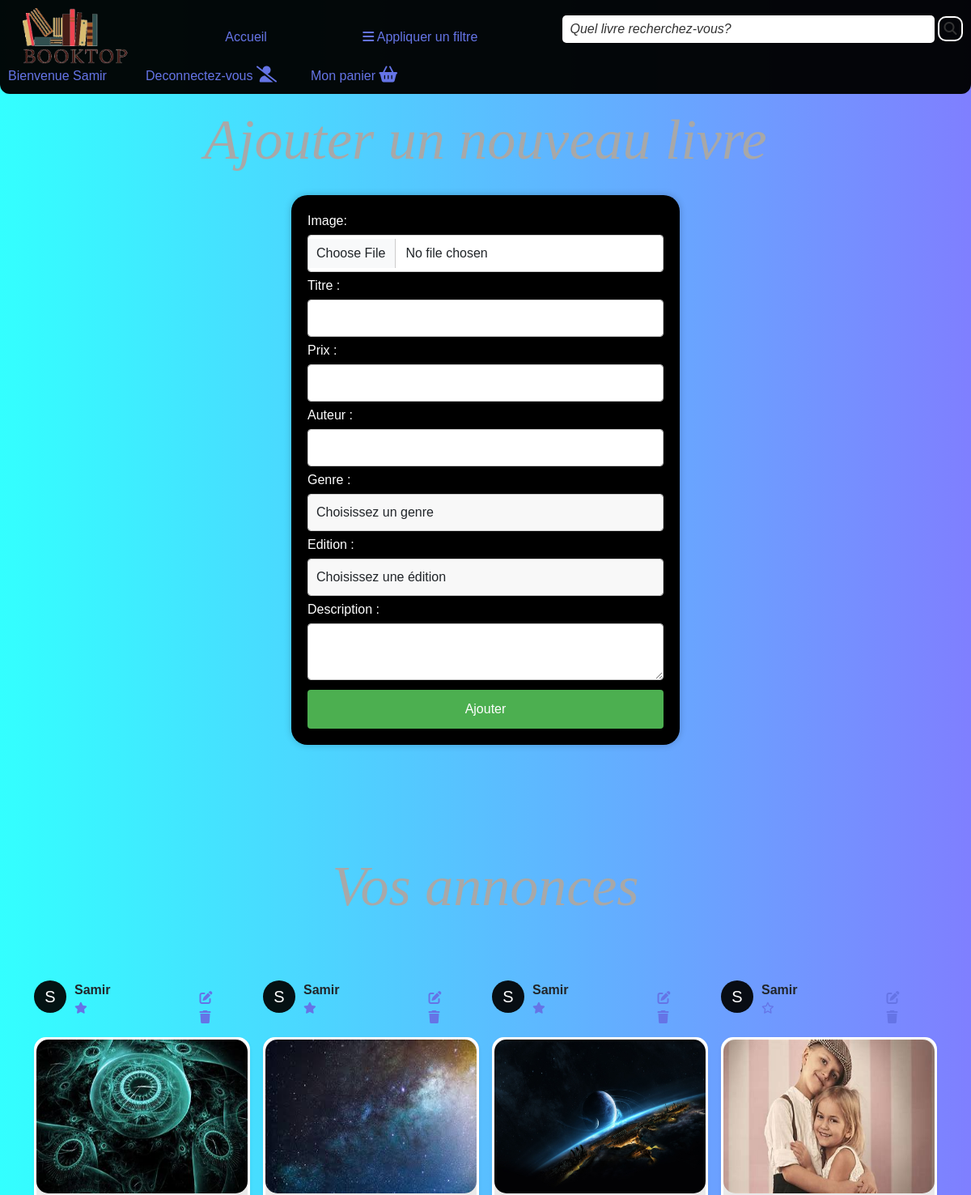
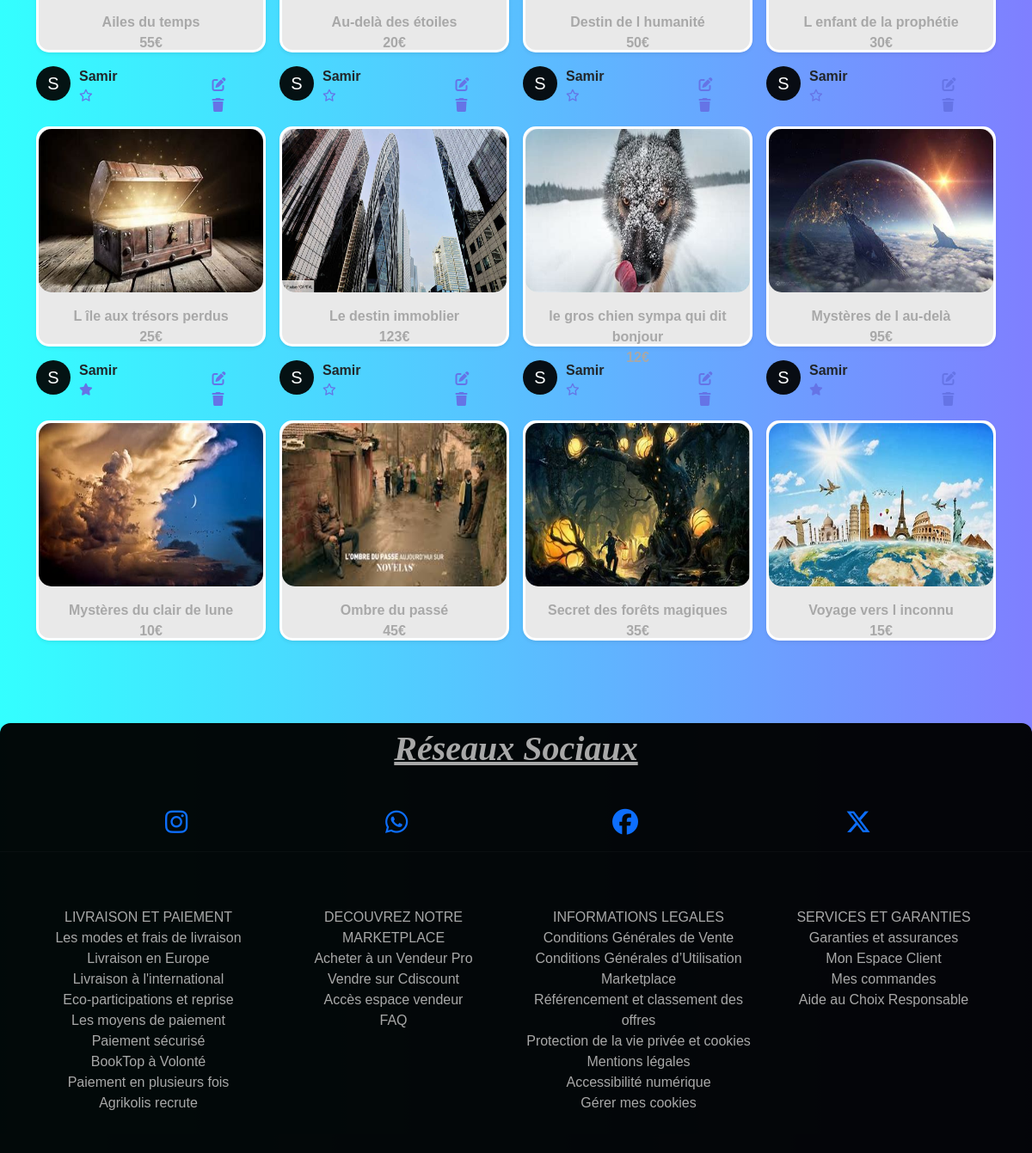
Page /php/annonce.php (signed in) on the committed database (2 pictures, top to bottom).
### tables this page shows
CREATE TABLE IF NOT EXISTS `livre` (
  `id_livre` int NOT NULL AUTO_INCREMENT,
  `titre` varchar(50) NOT NULL,
  `prix` float NOT NULL,
  `auteur` varchar(50) NOT NULL,
  `id_genre` int NOT NULL,
  `id_edition` int NOT NULL,
  `description` varchar(10000) NOT NULL,
  `id_client` int DEFAULT NULL,
  PRIMARY KEY (`id_livre`),
  KEY `livre_genre_FK` (`id_genre`),
  KEY `livre_edition0_FK` (`id_edition`)
);

CREATE TABLE IF NOT EXISTS `client` (
  `id_client` int NOT NULL AUTO_INCREMENT,
  `nom` varchar(50) NOT NULL,
  `prenom` varchar(50) NOT NULL,
  `email` varchar(50) NOT NULL,
  `tel` varchar(50) NOT NULL,
  `mdp` varchar(32) NOT NULL,
  `pays` varchar(255) NOT NULL,
  PRIMARY KEY (`id_client`)
);

### php/annonce.php (the view, shortened to what this page needs)
<?php
require_once("header.php");
include "connect.php";
?>
<!DOCTYPE html>
<html lang="fr">
<head>
    <link rel="stylesheet" href="../css/style.css">
</head>
<body><br><br><br><br><br>
        <?php
    if (isset($_GET["identification"])) {
        echo '<p style=" font-size: 70px; text-align: center; font-family: cursive; font-style: italic;">Modifier votre livre </p>';
    } else {
        ?>
        <p style=" font-size: 70px; text-align: center; font-family: cursive; font-style: italic;">Ajouter un nouveau livre </p>
    <?php
    }
    ?>
    <div class="contenant">
        <form method="post" enctype="multipart/form-data">
            <div class="form-group">
                <?php
                if (isset($_GET['identification'])) {
                    echo " <label for='image'>Image actuelle :</label>";
                    $titre = mysqli_real_escape_string($id, $ligne["titre"]);
                    $imagePath = "../img/";
                    $imagePath .= (file_exists($imagePath . $titre . '.png')) ? $titre . '.png' : ((file_exists($imagePath . $titre . '.jpeg')) ? $titre . '.jpeg' : $titre . '.jpg');
                    if (file_exists($imagePath)) {
                        echo "<img src='$imagePath' alt='Image du livre' style='max-width: 200px;'>";
                        echo '<input type="file" class="form-control" id="image" name="image">';
                    } else {
                        echo "<p>Aucune image trouvée.</p>";
                        echo '<input type="file" class="form-control" id="image" name="image">';
                    }
                } else {
                    echo " <label for='image'>Image:</label>";
                    echo '<input type="file" class="form-control" id="image" name="image" required>';
                }
                ?>
            </div>
            <div class="form-group">
                <label for="titre">Titre :</label>
                <input type="text" class="form-control" id="titre" name="titre" value="<?php if (isset($_GET['identification'])) {
                                                                                            echo $ligne["titre"];
                                                                                        } ?> " required>
            </div>
            <div class="form-group">
                <label for="prix">Prix :</label>
                <input type="number" min="1" class="form-control" id="prix" name="prix" value="<?php echo isset($_GET['identification']) ? $ligne["prix"] : ''; ?>" required>
            </div>
            <div class="form-group">
                <label for="auteur">Auteur :</label>
                <input type="text" class="form-control" id="auteur" name="auteur" value="<?php if (isset($_GET['identification'])) {
                                                                                                echo $ligne["auteur"];
                                                                                            } ?> " required>
            </div>
            <div class="form-group">
                <label for="genre">Genre :</label>
                <select class="form-control" id="genre" name="genre">
                    <?php
                    if (isset($_GET['identification'])) {
                        echo '<option selected>' . $ligne["type"] . '</option>';
                    } else {
                    ?>
                        <option disabled selected>Choisissez un genre</option>
                    <?php
                    }
                    ?>
                </select>
            </div>
            <div class="form-group">
                <label for="edition">Edition :</label>
                <select class="form-control" id="edition" name="edition">
                    <?php
                    if (isset($_GET['identification'])) {
                        echo '<option selected >' . $ligne["Nom"] . '</option>';
                    } else {
                    ?>
                        <option disabled selected>Choisissez une édition</option>
                    <?php
                    }
                    ?>
                </select>
            </div>
            <div class="form-group">
                <label for="description">Description :</label>
                <textarea class="form-control" id="description" name="description" required> <?php if (isset($_GET['identification'])) {
                                                                                                } ?></textarea>
            </div>
            <button type="submit" class="btn btn-primary" name="bouton"><?php echo isset($_GET["identification"]) ? 'Modifier' : 'Ajouter'; ?> </button>
        </form>
    </div>
</body>
</html>
<?php
require_once("index.php");
require_once("footer.php");
?>

### php/index.php (shortened to what this page needs)
<?php
require_once("header.php");
include "connect.php";
if (basename($_SERVER['PHP_SELF']) == 'article.php') {
    if (isset($_GET["identification"])) {
        $identification = $_GET["identification"];
        $requette = "SELECT livre.*, client.* FROM livre JOIN client ON livre.id_client = client.id_client WHERE id_livre != $identification ORDER BY titre";
    }
}
else {
    if (basename($_SERVER['PHP_SELF']) == 'livreFavorie.php') {
        $requette = "SELECT livre.*, client.*, COUNT(favoris.id_favori) AS total_favoris FROM livre JOIN client ON livre.id_client = client.id_client LEFT JOIN favoris ON livre.id_livre = favoris.id_livre GROUP BY livre.id_livre ORDER BY total_favoris DESC";
    } elseif (basename($_SERVER['PHP_SELF']) == 'annonce.php') {
        $requette = "SELECT livre.*, client.* FROM livre JOIN client ON livre.id_client = client.id_client WHERE livre.id_client= {$_SESSION["id_client"]} ORDER BY titre";
    } elseif (basename($_SERVER['PHP_SELF']) == 'categorie.php') {
        $requette = "SELECT livre.*,client.*, genre.type AS genre, edition.Nom AS edition FROM livre JOIN genre ON livre.id_genre = genre.id_genre JOIN edition ON livre.id_edition = edition.id_edition JOIN client ON livre.id_client = client.id_client where genre.type='$genre';";
    } elseif (basename($_SERVER['PHP_SELF']) == 'recherche.php') {
        $requette = "SELECT livre.*, client.* FROM livre JOIN client ON livre.id_client = client.id_client where titre like '%$recherche%'";
    }
    elseif (basename($_SERVER['PHP_SELF']) !== 'livreFavorie.php') {
        $requette = "SELECT livre.*, client.* FROM livre JOIN client ON livre.id_client = client.id_client ORDER BY livre.titre";
    }
}
$execute = mysqli_query($id, $requette);
?>
<!DOCTYPE html>
<html lang="fr">
<head>
    <link href="https://cdn.jsdelivr.net/npm/bootstrap@5.3.2/dist/css/bootstrap.min.css" rel="stylesheet">
    <link rel="stylesheet" href="../css/style.css">
</head>
<body><br><br><br>
    <main>
        <div class="titre">
            <?php
            if (basename($_SERVER['PHP_SELF']) == 'index.php') {
                echo " <p><span class='livre'>Les livres disponibles</span></p>";
            } elseif (basename($_SERVER['PHP_SELF']) == 'livreFavorie.php') {
                echo " <p><span class='livre'>Les livres les plus aimés </span></p>";
            } elseif (basename($_SERVER['PHP_SELF']) == 'annonce.php') {
                echo " <p><span class='livre'>Vos annonces</span></p>";
            } elseif (basename($_SERVER['PHP_SELF']) == 'categorie.php') {
                if (mysqli_num_rows($execute) === 0) {
                    echo "<p><span class='livre' style='margin-left: 250px;'>Aucun livre du genre" . " " . $genre . "</span></p>";
                } else {
                    echo "<p><span class='livre' style='margin-left: 250px;'>Les livres du genre" . " " . $genre . "</span></p>";
                }
            } elseif (basename($_SERVER['PHP_SELF']) == 'recherche.php') {
                if (mysqli_num_rows($execute) === 0) {
                    echo "<p><span class='livre'>Aucun livre ne comporte '" . $_POST["recherche"] . "'</span></p>";
                } else {
                    echo "<p><span class='livre'>Les livres comportant'" . $_POST["recherche"] . "'sont</span></p>";
                }
            } elseif (basename($_SERVER['PHP_SELF']) !== 'index.php') {
                echo " <p><span class='livre'>Autres livres disponibles </span></p>";
            }
            ?>
        </div>
        <div class="album py-5 ">
            <div class="container">
                <div class="row row-cols-1 row-cols-sm-2 row-cols-md-4 g-3">
                    <?php
                    $counter = 0;
                    if (isset($_SESSION['id_client'])) {
                        $id_client = $_SESSION['id_client'];
                    }
                    else {
                        $id_client = 0;
                    }
                    $requette3 = "select * from favoris where id_client='$id_client'";
                    $execute3 = mysqli_query($id, $requette3);
                    while ($ligne = mysqli_fetch_assoc($execute)) {
                        $counter++;
                        $is_favorite = false;
                        mysqli_data_seek($execute3, 0);
                        while ($favori = mysqli_fetch_assoc($execute3)) {
                            if ($favori["id_livre"] == $ligne["id_livre"]) {
                                $is_favorite = true;
                                break;
                            }
                        }
                    ?>
                        <div class="col">
                            <div class="annonces">
                                <form action="" method="post">
                                    <button value="<?= $ligne['id_livre'] ?>" name="inform" class="inform">
                                        <div class="icon"><?= strtoupper(substr($ligne["prenom"], 0, 1)) ?></div>
                                    </button>
                                </form>
                                <div class="info">
                                    <div class="name"><?= $ligne["prenom"] ?></div>
                                    <div class="rating" id="starIconContainer<?= $counter ?>">
                                        <a href="favoris.php?identification=<?= $ligne["id_livre"] ?>" class="favoris-link">
                                            <?php
                                            if ($is_favorite) {
                                                echo '<i class="fa-solid fa-star" id="starIcon' . $counter . '"></i>';
                                            }
                                            else {
                                                echo '<i class="fa-regular fa-star" id="starIcon' . $counter . '"></i>';
                                            }
                                            ?>
                                        </a>
                                    </div>
                                </div>
                                <?php
                                if (isset($_SESSION["id_client"])) {
                                    if ($_SESSION["id_client"] == $ligne["id_client"]) {
                                ?>
                                        <div style="margin-left:110px;margin-top: 10px;">
                                            <a href="annonce.php?identification=<?= $ligne['id_livre'] ?>"><i class="fa-solid fa-pen-to-square"></i></a>
                                            <a href="?supIdentification=<?= $ligne['id_livre'] ?>&identification=<?= $ligne['id_livre'] ?>"><i class="fa-solid fa-trash"></i></a>
                                        </div>
                                <?php
                                    }
                                }
                                ?>
                            </div>
                            <div class="card shadow-sm">
                                <div style="margin:auto;height: 250px;">
                                    <a href="article.php?identification=<?= $ligne["id_livre"] ?><?php if (isset($_GET['identifiant'])) {
                                                                                                    } ?>">
                                        <img src="../img/<?php echo (file_exists('../img/' . trim($ligne['titre']) . '.png')) ? trim($ligne['titre']) . '.png' : (file_exists('../img/' . trim($ligne['titre']) . '.jpeg') ? trim($ligne['titre']) . '.jpeg' : trim($ligne['titre']) . '.jpg') ?>" class="d-block w-100 img" alt="First Slide">
                                        <div class="card-body ">
                                            <p class="card-text " style="text-align: center;"><b><?= $ligne['titre'] ?><br><?= $ligne['prix'] ?>€</b></p>
                                        </div>
                                    </a>
                                </div>
                            </div>
                        </div>
                    <?php
                    }
                    ?>
                </div>
            </div>
        </div>
    </main><br><br>
    <?php
    require_once("footer.php");
    ?>
</body>
</html>

### rows in the picture
livre: $ligne['id_livre'] 12 (drawn), id_client.prenom "S", id_client.prenom "Samir", titre (picture), titre "Ailes du temps", prix "55"
livre: $ligne['id_livre'] 5 (drawn), id_client.prenom "S", id_client.prenom "Samir", titre (picture), titre "Au-delà des étoiles", prix "20"
livre: $ligne['id_livre'] 11 (drawn), id_client.prenom "S", id_client.prenom "Samir", titre (picture), titre "Destin de l humanité", prix "50"
livre: $ligne['id_livre'] 7 (drawn), id_client.prenom "S", id_client.prenom "Samir", titre (picture), titre "L enfant de la prophétie", prix "30"
livre: $ligne['id_livre'] 6 (drawn), id_client.prenom "S", id_client.prenom "Samir", titre (picture), titre "L île aux trésors perdus", prix "25"
livre: $ligne['id_livre'] 34 (drawn), id_client.prenom "S", id_client.prenom "Samir", titre (picture), titre "Le destin immoblier", prix "123"
livre: $ligne['id_livre'] 2 (drawn), id_client.prenom "S", id_client.prenom "Samir", titre (picture), titre "le gros chien sympa qui dit bonjour"
livre: $ligne['id_livre'] 20 (drawn), id_client.prenom "S", id_client.prenom "Samir", titre (picture), titre "Mystères de l au-delà", prix "95"
livre: $ligne['id_livre'] 3 (drawn), id_client.prenom "S", id_client.prenom "Samir", titre (picture), titre "Mystères du clair de lune", prix "10"
livre: $ligne['id_livre'] 10 (drawn), id_client.prenom "S", id_client.prenom "Samir", titre (picture), titre "Ombre du passé", prix "45"
livre: $ligne['id_livre'] 8 (drawn), id_client.prenom "S", id_client.prenom "Samir", titre (picture), titre "Secret des forêts magiques", prix "35"
livre: $ligne['id_livre'] 4 (drawn), id_client.prenom "S", id_client.prenom "Samir", titre (picture), titre "Voyage vers l inconnu", prix "15"

### other values in the picture
$_SESSION[prenom] "Samir"
